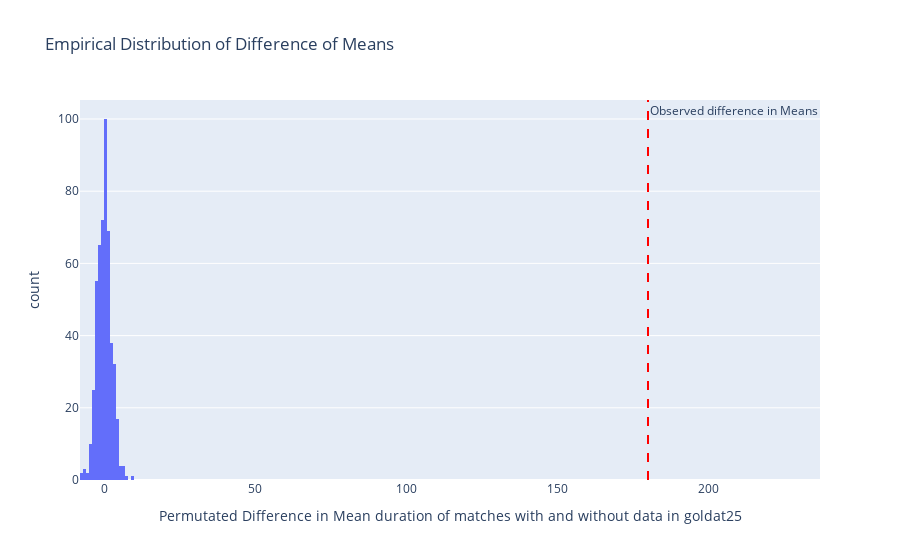

Notebook code for this chart:
### Markdown cell above
The observed mean difference was calculated to be approximately 179.98. The p-value is derived to be 0 after conducting the permutation tests. The empirical distribution of the test statistic and observed statistic during the permutation testing resulted in such a plot:

### Code cell
fig = px.histogram(
    x= lst_gamelen,  
    nbins= 30,
    title='Empirical Distribution of Difference of Means',
    labels={'x': 'Permutated Difference in Mean duration of matches with and without data in goldat25'}
)

fig.add_vline(
    x=obs_mean_diff,
    line_dash="dash",
    line_color="red",
    annotation_text= 'Observed difference in Means',
    annotation_position="top right"
)

fig.show()
fig.write_image("goldat25_distribution_plot.png")

### Figure 1 — Plotly figure (JSON) as saved in the notebook; plotly's stock layout.template omitted (floating-point values rounded to 4 significant figures; data arrays with more than 128 entries replaced by an {"elided": "..."} marker saying what was removed)
{"data": [{"bingroup": "x", "hovertemplate": "Permutated Difference in Mean duration of matches with and without data in goldat25=%{x}<br>count=%{y}<extra></extra>", "legendgroup": "", "marker": {"color": "#636efa", "pattern": {"shape": ""}}, "name": "", "nbinsx": 30, "orientation": "v", "showlegend": false, "type": "histogram", "x": {"elided": "500 float values"}, "xaxis": "x", "yaxis": "y"}], "layout": {"annotations": [{"showarrow": false, "text": "Observed difference in Means", "x": 180.0, "xanchor": "left", "xref": "x", "y": 1, "yanchor": "top", "yref": "y domain"}], "autosize": true, "barmode": "relative", "legend": {"tracegroupgap": 0}, "shapes": [{"line": {"color": "red", "dash": "dash"}, "type": "line", "x0": 180.0, "x1": 180.0, "xref": "x", "y0": 0, "y1": 1, "yref": "y domain"}], "title": {"text": "Empirical Distribution of Difference of Means"}, "xaxis": {"anchor": "y", "autorange": true, "domain": [0, 1], "range": [-8, 225.2], "title": {"text": "Permutated Difference in Mean duration of matches with and without data in goldat25"}, "type": "linear"}, "yaxis": {"anchor": "x", "autorange": true, "domain": [0, 1], "range": [0, 105.3], "title": {"text": "count"}}}}
